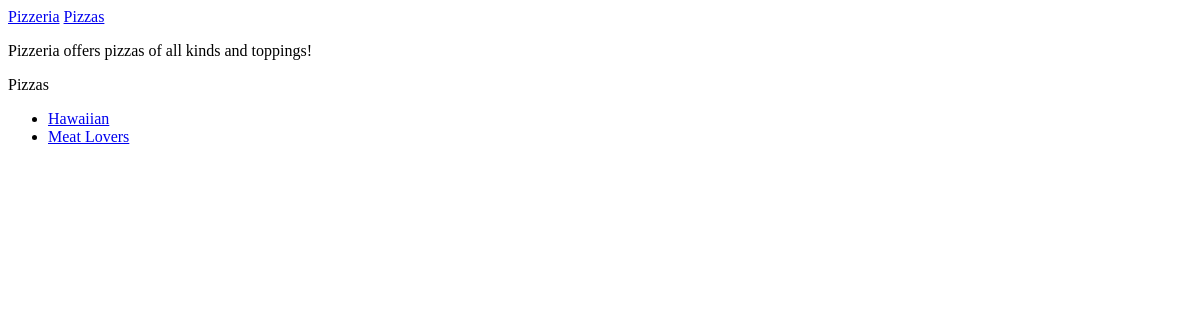
Page /pizzas on the earlier database version.
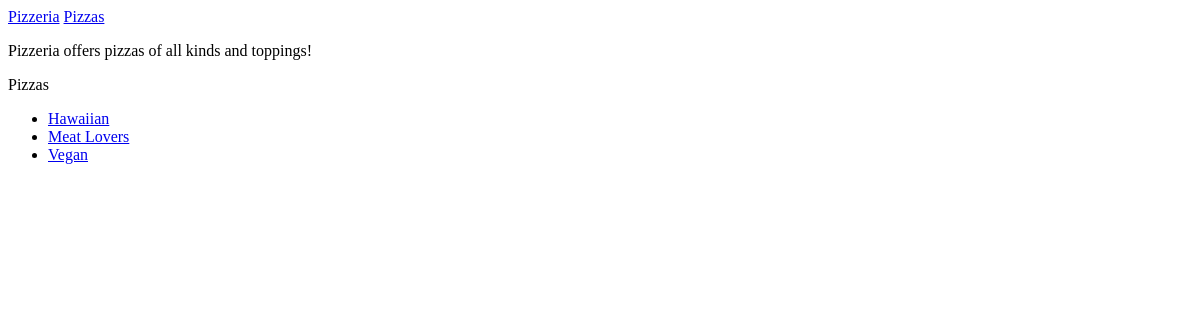
Same page on the later database version.
### pizzas/models.py (models this page shows)
class Pizza(models.Model):
    name = models.CharField(max_length=200)
    date_added = models.DateTimeField(auto_now_add=True)
    def __str__(self):
        return self.name

### pizzas/views.py (the view)
# urls.py: path('', include('pizzas.urls')), #'' represents local host, we are creating urls pathway
def pizzas(request):
    pizzas = Pizza.objects.order_by('date_added')
    context = {'pizzas':pizzas}
    return render(request, 'pizzas/pizzas.html', context) #context contain dict of info needed for webpg, makes it dynamic

### pizzas/templates/pizzas/pizzas.html
{% extends "pizzas/base.html" %}
{% block content %}
    <p>Pizzas</p>
    <ul>
        {% for pizza in pizzas %}
        <li>
            <a href="{% url 'pizzas:pizza' pizza.id %}">{{ pizza }}</a>
        </li>
        {% empty %}
        <li>No pizzas have been added yet.</li>
        {% endfor %}
    </ul>
{% endblock content %}

### pizzas/templates/pizzas/base.html
<p>
<a href= "{% url 'pizzas:index' %}">Pizzeria</a>
<a href="{% url 'pizzas:pizzas' %}">Pizzas</a>
</p>
<p>Pizzeria offers pizzas of all kinds and toppings! </p>
{% block content %}
{% endblock content %}

Differences in the rows shown:
added Pizza: name "Vegan"
